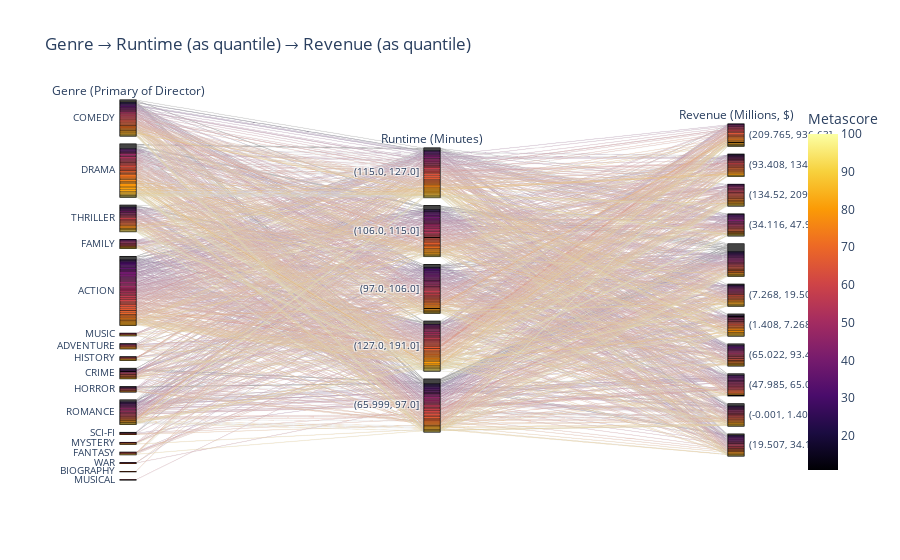

The code cell stored with this chart in its notebook:
### Markdown cell above
### ANOVA – ```Revenue ~ Genre * Runtime```

### Code cell
n_quantiles = 5
revenue_quantile_param = 10    # Options: {bool, int}
column_for_colorScale = 'Metascore'
dftest = data.get_dfDiscrete(data.DF, equal_quantiles=n_quantiles, include_Revenue=revenue_quantile_param)
dftest['Director_primaryGenre'] = dftest['Director'].map(DIR.Director2PrimaryGenre)
dftest['Runtime'] = dftest['Runtime'].map(dict((i, str(sorted(set(pd.qcut(data.DF['Runtime'].dropna(), q=n_quantiles).values))[i])) for i in range(n_quantiles)))
dftest['Revenue'] = dftest['Revenue'].map(dict((i, str(sorted(set(pd.qcut(data.DF['Revenue'].dropna(), q=revenue_quantile_param).values))[i])) for i in range(revenue_quantile_param)))
dftest[column_for_colorScale] = data.DF[column_for_colorScale]  #<==gets the unbinned values

fig = px.parallel_categories(
    data_frame=dftest,
    dimensions=[
        'Director_primaryGenre',
        'Runtime',
        'Revenue',
    ],
    color=column_for_colorScale, color_continuous_scale=px.colors.sequential.Inferno,
    labels={
        'Director_primaryGenre':'Genre (Primary of Director)',
        'Runtime':'Runtime (Minutes)',
        'Revenue':'Revenue (Millions, $)',
    },
    title='Genre → Runtime (as quantile) → Revenue (as quantile)',
)
fig.show()
# fig.write_html('Sankey_Genre2Runtime2Revenue.html')    #<!==Uncomment to save file==!

### Figure 1 — Plotly figure (JSON) as saved in the notebook; plotly's stock layout.template omitted (floating-point values rounded to 4 significant figures; data arrays with more than 128 entries replaced by an {"elided": "..."} marker saying what was removed)
{"data": [{"dimensions": [{"label": "Genre (Primary of Director)", "values": {"elided": "1000 str values"}}, {"label": "Runtime (Minutes)", "values": {"elided": "1000 str values"}}, {"label": "Revenue (Millions, $)", "values": {"elided": "1000 str values"}}], "domain": {"x": [0, 1], "y": [0, 1]}, "line": {"color": {"elided": "1000 int values"}, "coloraxis": "coloraxis"}, "name": "", "type": "parcats"}], "layout": {"coloraxis": {"colorbar": {"title": {"text": "Metascore"}}, "colorscale": [[0, "#000004"], [0.1111, "#1b0c41"], [0.2222, "#4a0c6b"], [0.3333, "#781c6d"], [0.4444, "#a52c60"], [0.5556, "#cf4446"], [0.6667, "#ed6925"], [0.7778, "#fb9b06"], [0.8889, "#f7d13d"], [1, "#fcffa4"]]}, "legend": {"tracegroupgap": 0}, "title": {"text": "Genre → Runtime (as quantile) → Revenue (as quantile)"}}}
